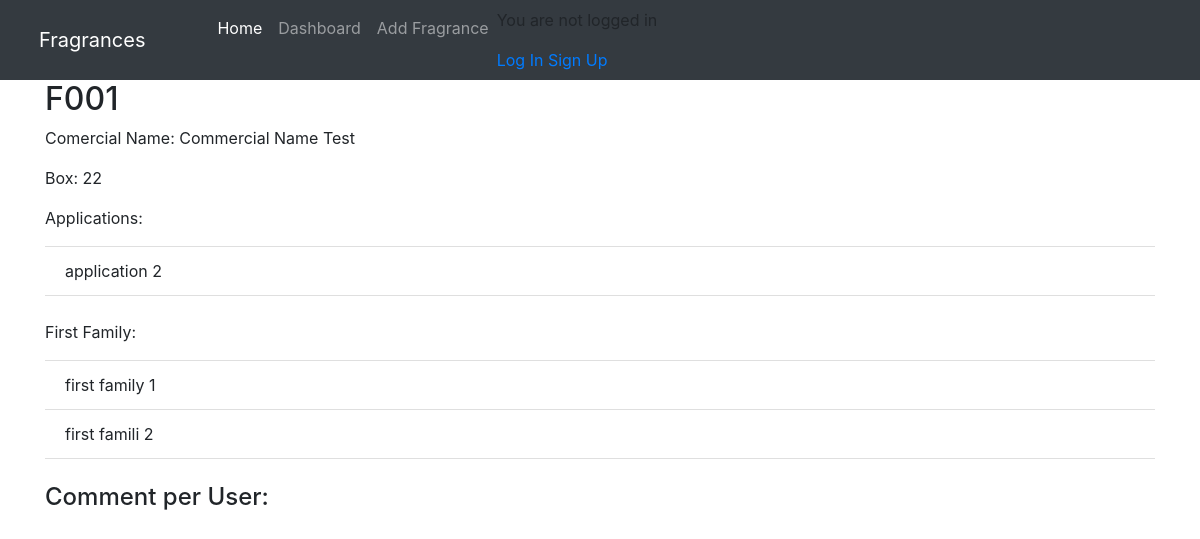
Before: /fragrance/1 with the older database file.
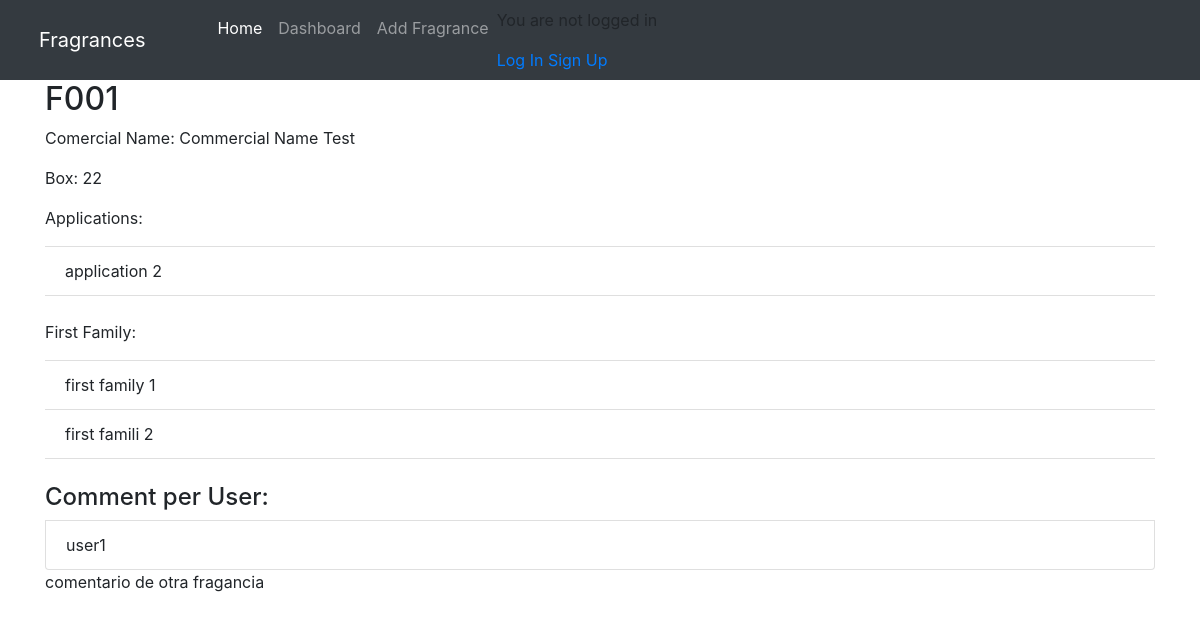
After: the same page with the newer database file.
### fragrances/models.py (models this page shows)
class ApplicationModel(models.Model):
    application_name = models.CharField(max_length=20)
    def __str__(self):
        return self.application_name

class FirstFamilyModel(models.Model):
    first_family = models.CharField(max_length=20)
    def __str__(self):
        return self.first_family

class CommentsModel(models.Model):
    author = models.ForeignKey(CustomUser, on_delete=models.SET_NULL, null=True, verbose_name="author")
    fragrance = models.ForeignKey(FragrancesModel, on_delete=models.SET_NULL, null=True)
    comment = models.CharField(max_length=90, verbose_name="comment")
    def __str__(self):
        return str(self.author)

class CustomUser(AbstractUser):
    age = models.PositiveIntegerField(null=True, blank=True, verbose_name="edad")

### fragrances/views.py (the view)
# urls.py: path('fragrance/<int:pk>', FragrancesDetailView.as_view(), name='fragrance_detail'),
class FragrancesDetailView(DetailView):
    model = FragrancesModel
    context_object_name = 'fragrance_detail'
    template_name = 'fragrances-detail.html'

### fragrances/templates/fragrances-detail.html
{% extends 'base.html' %}
{% block content %}
    <div class="container">
        <h2>{{ fragrance_detail.fragrance_code }}</h2>
        <p>Comercial Name: {{ fragrance_detail.commercial_name }}</p>
        <p>Box: {{ fragrance_detail.box }}</p>
        <p>Applications: </p>
        <ul class="list-group list-group-flush">
            {% for i in fragrance_detail.application.all %}
                <li class="list-group-item">{{ i }} </li>
            {% endfor %}
        </ul>
        <br>
        <p>First Family:</p>
        <ul class="list-group list-group-flush">
            {% for i in fragrance_detail.first_family.all %}
                <li class="list-group-item">{{ i }} </li>
            {% endfor %}
        </ul>
        <br>
       <h4>Comment per User:</h4>
            {% for user in fragrance_detail.commentsmodel_set.all %}
              <li class="list-group-item">{{ user }} </li>
                {{ user.comment }}
             {% endfor %}
    </div>
    <br>
{% endblock %}

Changed rows visible on the page:
added CommentsModel: author.username "user1", comment "comentario de otra fragancia"
